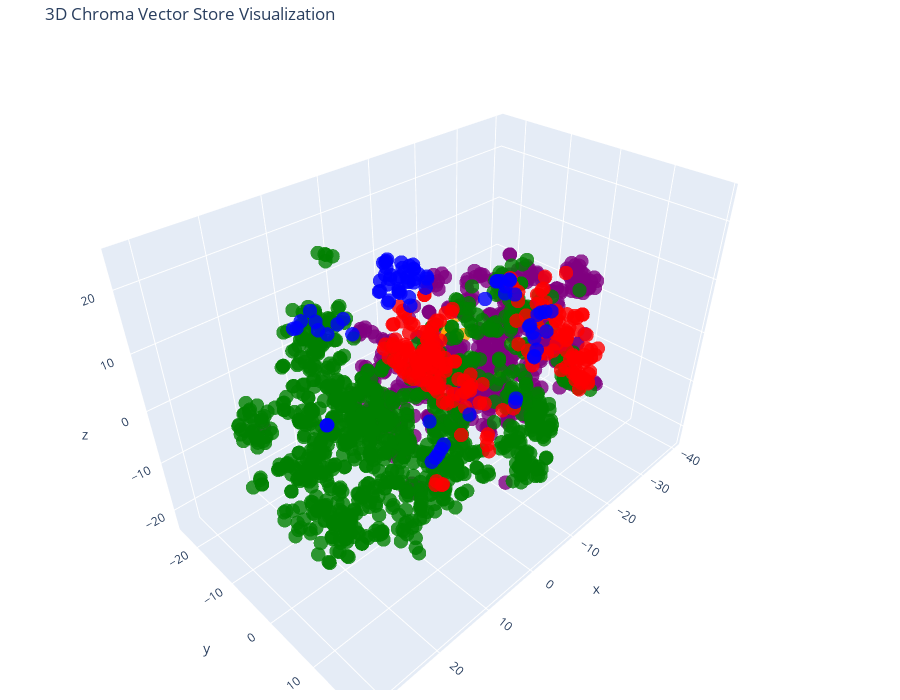

This figure's notebook cell:
### Code cell
tsne = TSNE(n_components=3, random_state=42)
reduced_vectors = tsne.fit_transform(vectors)

# Create the 3D scatter plot
fig = go.Figure(data=[go.Scatter3d(
    x=reduced_vectors[:, 0],
    y=reduced_vectors[:, 1],
    z=reduced_vectors[:, 2],
    mode='markers',
    marker=dict(size=5, color=colors, opacity=0.8),
    text=[f"Type: {t}<br>Text: {d[:100]}..." for t, d in zip(doc_types, documents)],
    hoverinfo='text'
)])

fig.update_layout(
    title='3D Chroma Vector Store Visualization',
    scene=dict(xaxis_title='x', yaxis_title='y', zaxis_title='z'),
    width=900,
    height=700,
    margin=dict(r=20, b=10, l=10, t=40)
)

fig.show()

### Figure 1 — Plotly figure (JSON) as saved in the notebook; plotly's stock layout.template omitted (floating-point values rounded to 4 significant figures; data arrays with more than 128 entries replaced by an {"elided": "..."} marker saying what was removed)
{"data": [{"hoverinfo": "text", "marker": {"color": {"elided": "1909 str values"}, "opacity": 0.8, "size": 5}, "mode": "markers", "text": {"elided": "1909 str values"}, "type": "scatter3d", "x": {"elided": "1909 float values"}, "y": {"elided": "1909 float values"}, "z": {"elided": "1909 float values"}}], "layout": {"height": 700, "margin": {"b": 10, "l": 10, "r": 20, "t": 40}, "scene": {"xaxis": {"title": {"text": "x"}}, "yaxis": {"title": {"text": "y"}}, "zaxis": {"title": {"text": "z"}}}, "title": {"text": "3D Chroma Vector Store Visualization"}, "width": 900}}
